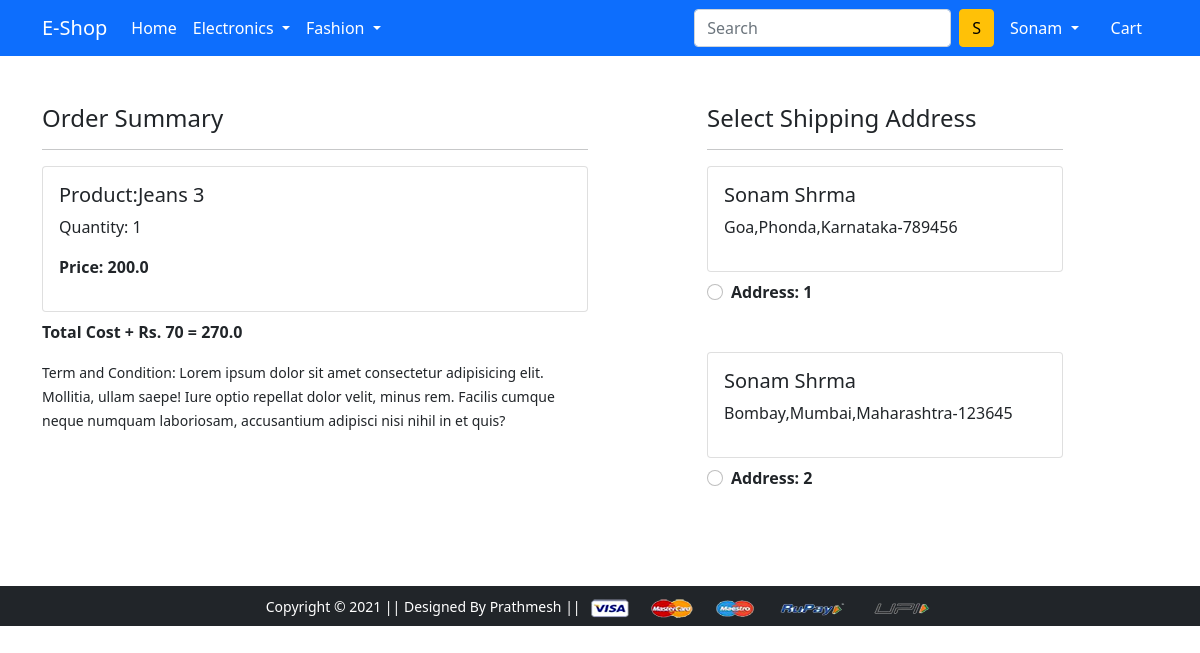
The app's page /checkout/ (signed in) with its own data.
### app/models.py (models this page shows, shortened)
class Cart(models.Model):
 user = models.ForeignKey(User, on_delete=models.CASCADE)
 product = models.ForeignKey(Product, on_delete=models.CASCADE)
 quantity = models.PositiveIntegerField(default=1)
 @property
 def total_cost(self):
   return self.quantity * self.product.discounted_price

class Product(models.Model):
 title = models.CharField(max_length=100)
 selling_price = models.FloatField()
 discounted_price = models.FloatField()
 description = models.TextField()
 brand = models.CharField(max_length=100)
 category = models.CharField( choices=CATEGORY_CHOICES, max_length=2)
 product_image = models.ImageField(upload_to='productimg')

class Customer(models.Model):
 user = models.ForeignKey(User, on_delete=models.CASCADE)
 name = models.CharField(max_length=200)
 locality = models.CharField(max_length=200)
 city = models.CharField(max_length=50)
 zipcode = models.IntegerField()
 state = models.CharField(choices=STATE_CHOICES, max_length=50)

### app/views.py (the view)
# urls.py: path('checkout/', views.checkout, name='checkout'),
@login_required
def checkout(request):
    user = request.user
    add = Customer.objects.filter(user=user)
    cart_items = Cart.objects.filter(user=user)
    amount = 0.0
    shipping_amount = 70.0
    totalamount = 0.0
    cart_product = [p for p in Cart.objects.all() if p.user == request.user]
    if cart_product:
        for p in cart_product:
            tempamount = (p.quantity * p.product.discounted_price)
            amount+=tempamount
        totalamount = amount + shipping_amount
    return render(request, 'app/checkout.html', {'add':add, 'cart_items':cart_items, 'totalamount':totalamount })

### app/templates/app/checkout.html (shortened to what this page needs)
{% extends 'app/base.html' %}
{% load static %}
{% block main-content %}
<div class="container">
 <div class="row mt-5">
  <div class="col-sm-6">
    <h4>Order Summary</h4>
    <hr>
    {% for item in cart_items %}
      <div class="card mb-2">
        <div class="card-body">
          <h5>Product:{{item.product.title}} </h5>
          <p>Quantity: {{item.quantity}}</p>
          <p class="fw-bold">Price: {{item.total_cost}}</p>
        </div>
      </div>
    {% endfor %}
    <p class="fw-bold">Total Cost + Rs. 70 = {{totalamount}} </p>
    <small>Term and Condition: Lorem ipsum dolor sit amet consectetur adipisicing elit. Mollitia, ullam saepe! Iure optio repellat dolor velit, minus rem. Facilis cumque neque numquam laboriosam, accusantium adipisci nisi nihil in et quis?</small>
  </div>
  <div class="col-sm-4 offset-sm-1">
    <h4>Select Shipping Address</h4>
    <hr>
    <form action="/paymentdone" id="myform">
    {% for ad in add %}
      <div class="card">
        <div class="card-body">
        <h5>{{ad.name}}</h5>
        <p>{{ad.locality}},{{ad.city}},{{ad.state}}-{{ad.zipcode}}</p>
        </div>
      </div>
        <div class="form-check mt-2 mb-5">
          <input class="form-check-input" type="radio" name="custid" id="custadd{{forloop.counter}}" value="{{ad.id}}">
          <label class="form-check-label fw-bold" for=""custadd{{forloop.counter}}"">
            Address: {{forloop.counter}} </label>
        </div>
      {% endfor %}
      </form>
    </div>
  </div>
</div>
{% endblock main-content %}

### app/templates/app/base.html (shortened to what this page needs)
<!doctype html>
{% load static %}
<html lang="en">
  <head>
    <link href="https://cdn.jsdelivr.net/npm/bootstrap@5.0.0-beta1/dist/css/bootstrap.min.css" rel="stylesheet">
    <link rel="stylesheet" href="{% static 'app/css/owl.carousel.min.css' %}">
    <link rel="stylesheet" href="{% static 'app/css/all.min.css' %}">
    <link rel="stylesheet" href="{% static 'app/css/style.css' %}">
  </head>
  <body>
    <nav class="navbar navbar-expand-lg navbar-dark bg-primary">
     <div class="container">
       <a class="navbar-brand" href="/">E-Shop</a>
       <div class="collapse navbar-collapse" id="navbarSupportedContent">
         <ul class="navbar-nav me-auto mb-2 mb-lg-0">
           <li class="nav-item">
             <a class="nav-link active" aria-current="page" href="/">Home</a>
           </li>
           <li class="nav-item dropdown">
             <a class="nav-link dropdown-toggle text-white" href="#" id="electronicsDropdown" role="button" data-bs-toggle="dropdown" aria-expanded="false">
               Electronics
             </a>
           </li>
           <li class="nav-item dropdown">
             <a class="nav-link dropdown-toggle text-white" href="#" id="fashionDropdown" role="button" data-bs-toggle="dropdown" aria-expanded="false">
               Fashion
             </a>
           </li>
         </ul>
         <form class="d-flex">
           <input class="form-control me-2" type="search" placeholder="Search" aria-label="Search">
           <button class="btn btn-warning" type="submit">S</button>
         </form>
         <div>
          <ul class="navbar-nav me-auto mb-2 mb-lg-0">
          {% if request.user.is_authenticated %}
           <li class="nav-item dropdown mx-2">
              <a class="nav-link dropdown-toggle text-white" href="#" id="profileDropdown" role="button" data-bs-toggle="dropdown" aria-expanded="false">
                {{request.user.username|capfirst}}
              </a>
            </li>
            <li class="nav-item mx-2">
             <a href="{% url 'showcart' %}" class="nav-link text-white"> Cart </a>
            </li>
          {% endif %}
          </ul>
         </div>
       </div>
     </div>
    </nav>
    {% block main-content %} {% endblock main-content %}
    <footer class="container-fluid bg-dark text-center p-2 mt-5">
        <small class="text-white">Copyright &copy; 2021 || Designed By Prathmesh || </small>
        <img src="{% static 'app/images/payment.png' %}" alt="" srcset="" class="img-fluid" height="2px">
    </footer>
  </body>
</html>

### records on screen
Cart: product "Jeans 3", quantity "1", total_cost "200.0"
Customer: name "Sonam Shrma", locality "Goa", city "Phonda", state "Karnataka", zipcode "789456"
Customer: name "Sonam Shrma", locality "Bombay", city "Mumbai", state "Maharashtra", zipcode "123645"

### other values on screen
{{ request.user.username|capfirst }} "Sonam"
{{ totalamount }} "270.0"
